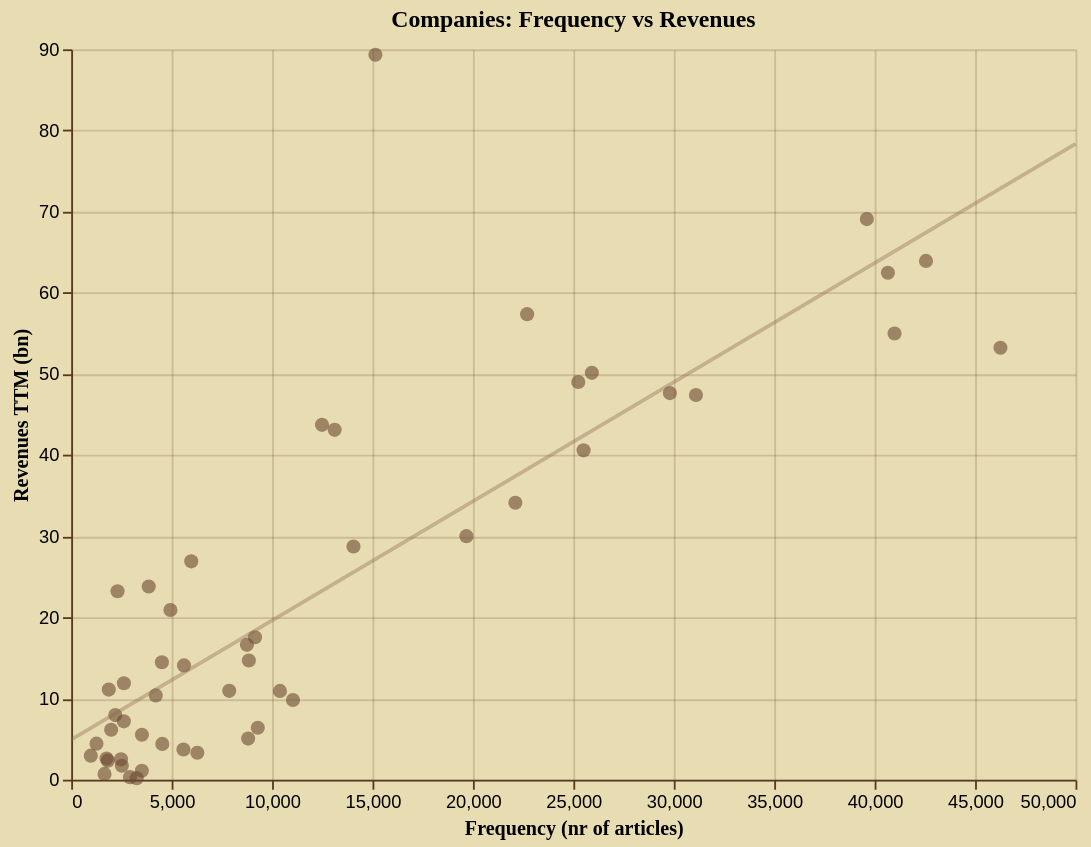

Describe this chart as a Vega-Lite specification.
### Vega-Lite specification from a JSON file in a GitHub repository (floating-point values rounded to 4 significant figures)
{"config": {"background": "#e8ddb2", "view": {"stroke": "transparent", "width": 600, "height": 400}, "axis": {"domainColor": "#5a3921", "gridColor": "#5a3921", "gridOpacity": 0.2, "tickColor": "#5a3921", "labelColor": "black", "titleColor": "black", "titleFont": "EB Garamond"}, "legend": {"labelColor": "black", "titleColor": "black", "labelFont": "EB Garamond", "titleFont": "EB Garamond"}, "title": {"color": "black", "font": "EB Garamond"}, "mark": {"color": "#6b4a32", "opacity": 0.8}, "bar": {"color": "#6b4a32", "opacity": 0.8}, "line": {"color": "#6b4a32", "opacity": 0.8}, "area": {"color": "#6b4a32", "opacity": 0.8}, "point": {"color": "#6b4a32", "opacity": 0.8}}, "layer": [{"mark": {"type": "circle", "opacity": 0.6, "size": 60}, "encoding": {"tooltip": [{"field": "tag_name", "title": "Company", "type": "nominal"}, {"field": "tag_freq", "format": ",", "title": "Frequency (nr of articles)", "type": "quantitative"}, {"field": "revenue_ttm", "format": ",.1f", "title": "Revenues TTM (bn)", "type": "quantitative"}], "x": {"field": "tag_freq", "title": "Frequency (nr of articles)", "type": "quantitative"}, "y": {"field": "revenue_ttm", "title": "Revenues TTM (bn)", "type": "quantitative"}}, "title": "Companies: Frequency vs Revenues"}, {"mark": {"type": "line", "color": "#8e6d54", "opacity": 0.4}, "encoding": {"x": {"field": "tag_freq", "type": "quantitative"}, "y": {"field": "revenue_ttm", "type": "quantitative"}}, "transform": [{"on": "tag_freq", "regression": "revenue_ttm", "extent": [0, 50000]}]}], "data": {"name": "data-9456ef803b7d16f7b25e3614ceeb1ac5"}, "height": 400, "width": 550, "$schema": "https://vega.github.io/schema/vega-lite/v5.20.1.json", "datasets": {"data-9456ef803b7d16f7b25e3614ceeb1ac5": [{"tag_name": "Johnson & Johnson", "revenue_ttm": 89.33, "tag_freq": 15140.0}, {"tag_name": "Roche", "revenue_ttm": 69.08, "tag_freq": 39610.0}, {"tag_name": "Merck", "revenue_ttm": 63.92, "tag_freq": 42560.0}, {"tag_name": "Pfizer", "revenue_ttm": 62.46, "tag_freq": 40660.0}, {"tag_name": "AbbVie", "revenue_ttm": 57.37, "tag_freq": 22700.0}, {"tag_name": "AstraZeneca", "revenue_ttm": 54.98, "tag_freq": 40990.0}, {"tag_name": "Novartis", "revenue_ttm": 53.22, "tag_freq": 46260.0}, {"tag_name": "Bayer", "revenue_ttm": 50.13, "tag_freq": 25920.0}, {"tag_name": "Eli Lilly", "revenue_ttm": 49.0, "tag_freq": 25240.0}, {"tag_name": "Bristol-Myers Squibb", "revenue_ttm": 47.64, "tag_freq": 29800.0}, {"tag_name": "Sanofi", "revenue_ttm": 47.4, "tag_freq": 31100.0}, {"tag_name": "Novo Nordisk", "revenue_ttm": 43.73, "tag_freq": 12480.0}, {"tag_name": "Abbott", "revenue_ttm": 43.11, "tag_freq": 13120.0}, {"tag_name": "GlaxoSmithKline", "revenue_ttm": 40.59, "tag_freq": 25510.0}, {"tag_name": "Amgen", "revenue_ttm": 34.13, "tag_freq": 22110.0}, {"tag_name": "Takeda Pharmaceutical", "revenue_ttm": 30.01, "tag_freq": 19670.0}, {"tag_name": "Gilead Sciences", "revenue_ttm": 28.73, "tag_freq": 14050.0}, {"tag_name": "Siemens Healthcare", "revenue_ttm": 26.91, "tag_freq": 5976.0}, {"tag_name": "Fresenius", "revenue_ttm": 23.81, "tag_freq": 3859.0}, {"tag_name": "Stryker", "revenue_ttm": 23.22, "tag_freq": 2306.0}, {"tag_name": "Philips", "revenue_ttm": 20.91, "tag_freq": 4939.0}, {"tag_name": "Boston Scientific", "revenue_ttm": 17.55, "tag_freq": 9150.0}, {"tag_name": "Teva Pharmaceutical Industries", "revenue_ttm": 16.61, "tag_freq": 8748.0}, {"tag_name": "CSL", "revenue_ttm": 14.69, "tag_freq": 8845.0}, {"tag_name": "Otsuka Holdings", "revenue_ttm": 14.48, "tag_freq": 4514.0}, {"tag_name": "Regeneron Pharmaceuticals", "revenue_ttm": 14.09, "tag_freq": 5615.0}, {"tag_name": "Baxter", "revenue_ttm": 11.89, "tag_freq": 2623.0}, {"tag_name": "Vertex Pharmaceuticals", "revenue_ttm": 11.1, "tag_freq": 1871.0}, {"tag_name": "Astellas", "revenue_ttm": 10.95, "tag_freq": 7867.0}, {"tag_name": "Daiichi Sankyō", "revenue_ttm": 10.94, "tag_freq": 10390.0}, {"tag_name": "Sandoz Group", "revenue_ttm": 10.38, "tag_freq": 4209.0}, {"tag_name": "Biogen", "revenue_ttm": 9.816, "tag_freq": 11040.0}, {"tag_name": "Grifols", "revenue_ttm": 7.961, "tag_freq": 2194.0}, {"tag_name": "Chugai Pharmaceutical", "revenue_ttm": 7.196, "tag_freq": 2619.0}, {"tag_name": "UCB", "revenue_ttm": 6.402, "tag_freq": 9289.0}, {"tag_name": "Sun Pharmaceutical", "revenue_ttm": 6.15, "tag_freq": 1989.0}, {"tag_name": "Edwards Lifesciences", "revenue_ttm": 5.539, "tag_freq": 3521.0}, {"tag_name": "Eisai", "revenue_ttm": 5.064, "tag_freq": 8808.0}, {"tag_name": "Galderma Group", "revenue_ttm": 4.44, "tag_freq": 1257.0}, {"tag_name": "Incyte", "revenue_ttm": 4.413, "tag_freq": 4535.0}, {"tag_name": "Ipsen", "revenue_ttm": 3.72, "tag_freq": 5587.0}, {"tag_name": "Lundbeck", "revenue_ttm": 3.317, "tag_freq": 6280.0}, {"tag_name": "BioNTech", "revenue_ttm": 2.961, "tag_freq": 974.0}, {"tag_name": "Celltrion", "revenue_ttm": 2.601, "tag_freq": 1758.0}, {"tag_name": "Swedish Orphan Biovitrum (Sobi)", "revenue_ttm": 2.513, "tag_freq": 2480.0}, {"tag_name": "Alnylam Pharmaceuticals", "revenue_ttm": 2.348, "tag_freq": 1823.0}, {"tag_name": "Orion Pharma", "revenue_ttm": 1.713, "tag_freq": 2521.0}, {"tag_name": "Almirall", "revenue_ttm": 1.101, "tag_freq": 3518.0}, {"tag_name": "Ionis", "revenue_ttm": 0.7173, "tag_freq": 1658.0}, {"tag_name": "Galapagos NV", "revenue_ttm": 0.3099, "tag_freq": 2927.0}, {"tag_name": "PharmaMar", "revenue_ttm": 0.1892, "tag_freq": 3260.0}]}}
